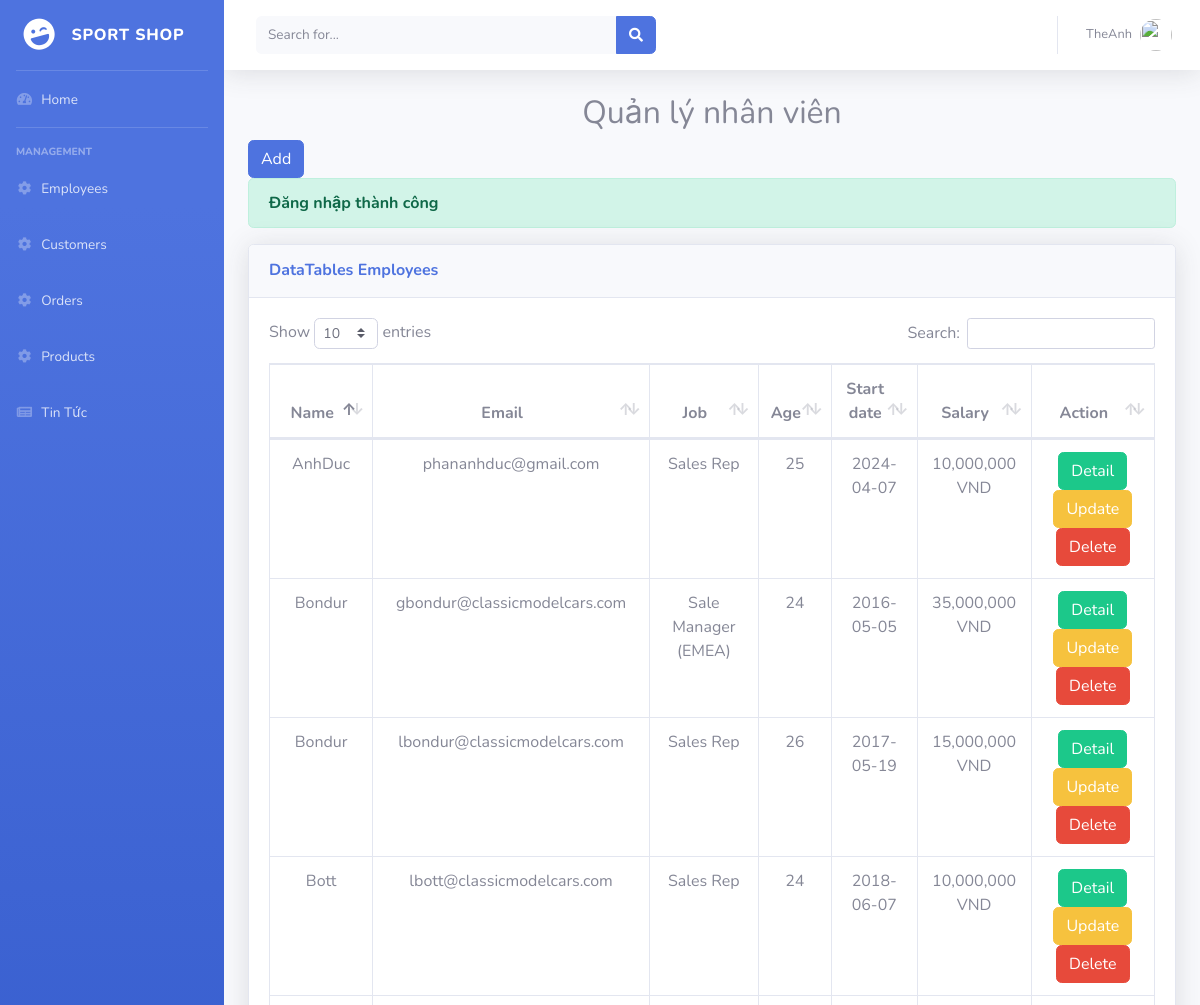
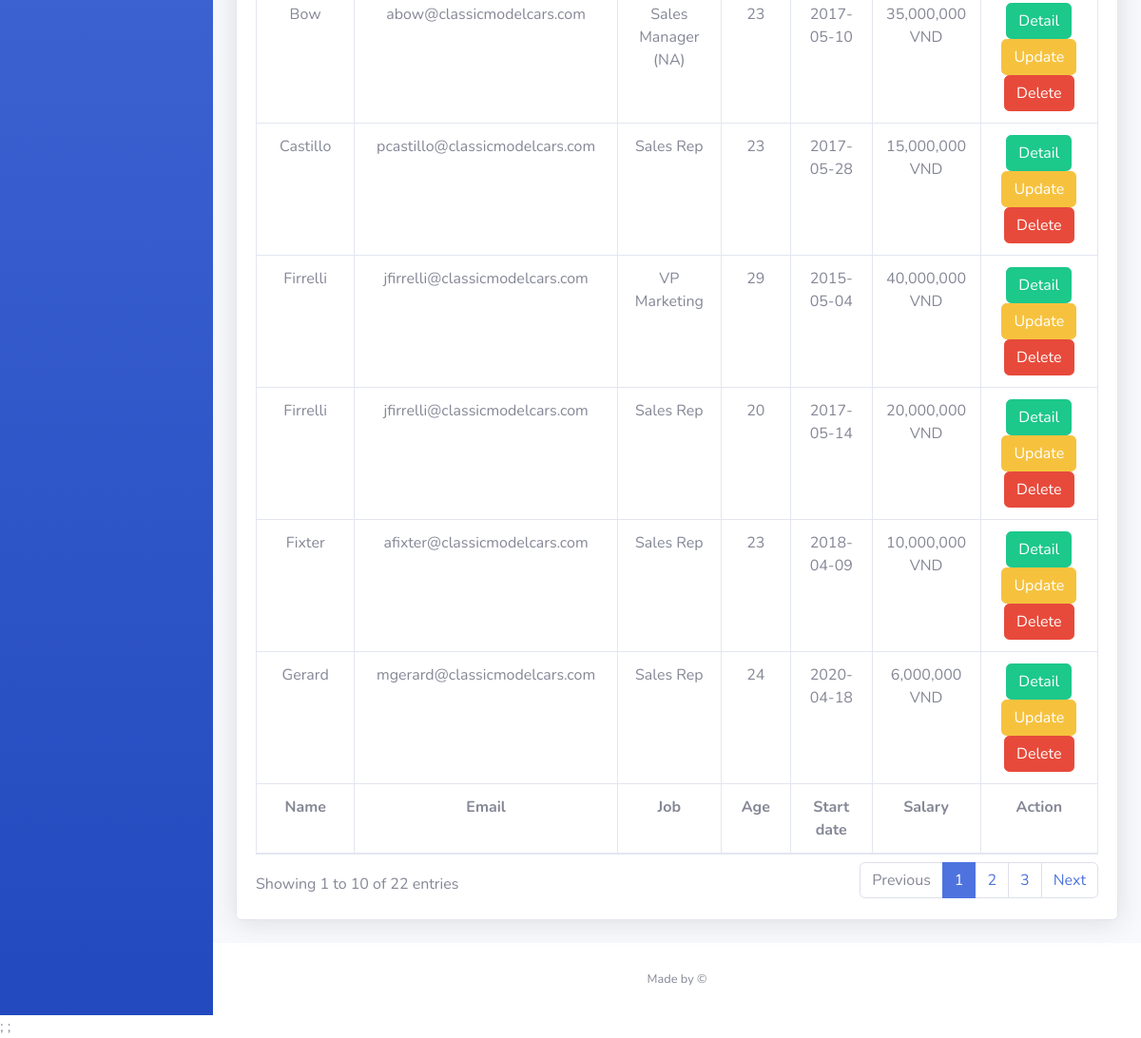
The page /admin/?mod=employee (signed in) on the database as committed earlier (2 pictures, top to bottom).
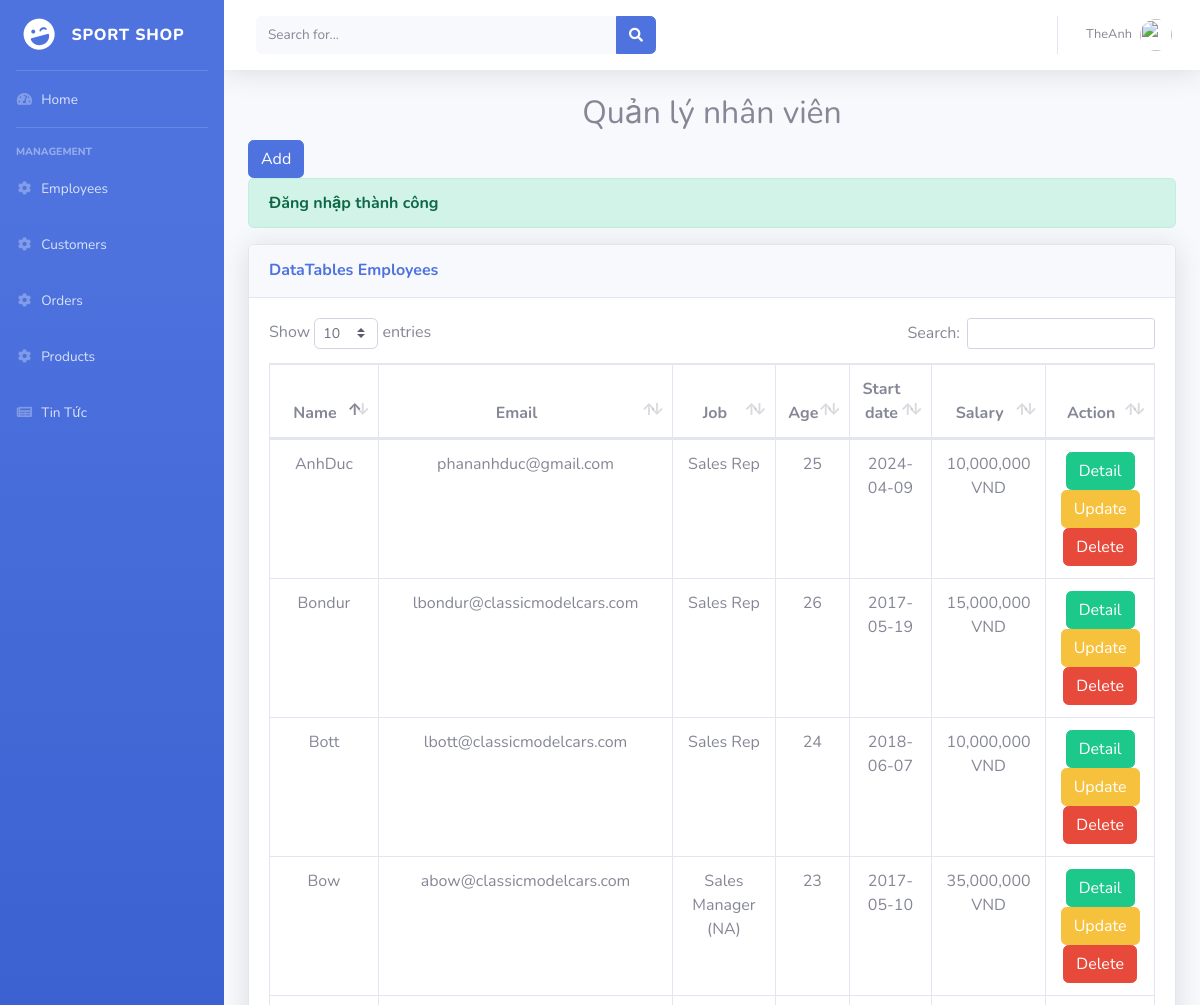
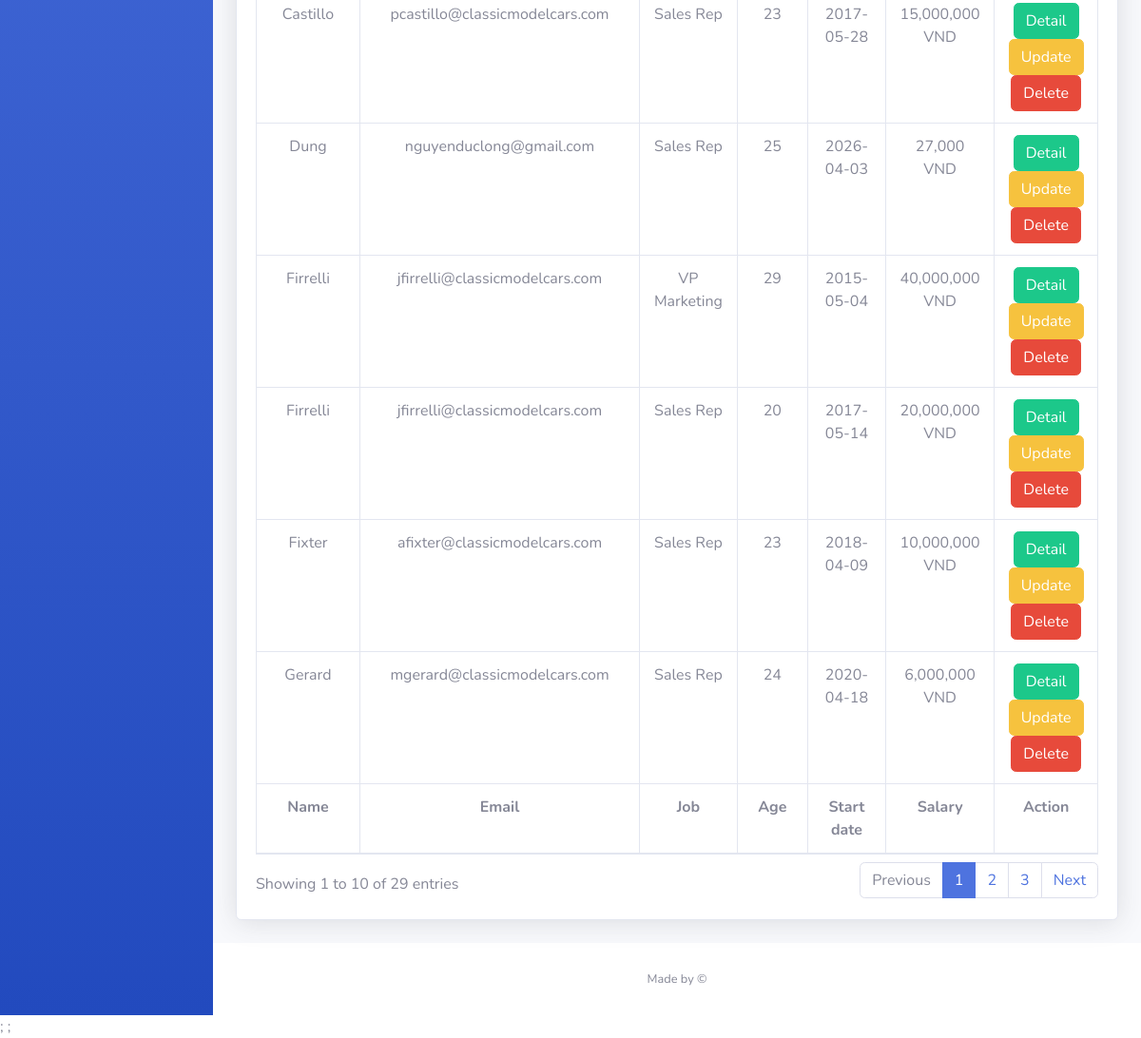
The same page on the database as committed later (2 pictures, top to bottom).
### tables this page shows
CREATE TABLE `employees` (
  `employeeNumber` int(11) NOT NULL,
  `lastName` varchar(50) NOT NULL,
  `firstName` varchar(50) NOT NULL,
  `email` varchar(100) NOT NULL,
  `jobTitle` varchar(50) NOT NULL,
  `password` varchar(50) NOT NULL,
  `level` int(11) DEFAULT 0,
  `age` int(11) DEFAULT 0,
  `startDate` date DEFAULT NULL,
  `salary` int(11) DEFAULT 0
);

### admin/controllers/EmployeeController.php (called while the page is built, shortened)
<?php
	class employeeController{
		var $cate_model;
		function __construct(){
			$this->cate_model = new employee();
		}
		public function list(){
			$data = $this->cate_model->All();
			require_once('views/employee/employee_list.php');
		}
	}
 ?>

### admin/models/Connection.php (called while the page is built, shortened)
<?php
	class Connection{
	    function __construct(){
		    $servername = "localhost";
		    $username = "root";
		    $password = "";
		    $dbname = "sport_shops";
		    $this->conn = new mysqli($servername, $username, $password, $dbname);
	    }
	}
 ?>

### admin/models/Model.php (called while the page is built, shortened)
<?php
require_once('Connection.php');
class Model{
	var $connection;
       var $table = '';
	function __construct(){
		$conn_obj = new Connection();
		$this->connection = $conn_obj->conn;
	}
	function All(){
	    $query = "SELECT * FROM ".$this->table;
	    $data = array();
	    $result = $this->connection->query($query);
	    while($row = $result->fetch_assoc()) {
	    	$data[] = $row;
	    }
	    return $data;
	}
}
?>

### admin/views/employee/employee_list.php (the view, shortened to what this page needs)
<!DOCTYPE html>
<html lang="en">
<?php require_once('public/require/head.php') ?>
<body id="page-top">
  <div id="wrapper">
    <?php require_once('public/require/sidebar.php') ?>
    <div id="content-wrapper" class="d-flex flex-column">
      <div id="content">
        <?php require_once('public/require/header.php') ?>
        <div class="container-fluid">
          <h2 align="center">Quản lý nhân viên</h2>
          <a href="?mod=employee&act=add" class="btn btn-primary">Add</a><br/>
          <?php if(isset($_COOKIE['msg'])){ ?>
              <div class="alert alert-success">
                <strong><?= $_COOKIE['msg'] ?></strong>
              </div>
            <?php }?>
          <div class="card shadow mb-4">
            <div class="card-header py-3">
              <h6 class="m-0 font-weight-bold text-primary">DataTables Employees</h6>
            </div>
            <div class="card-body">
              <div class="table-responsive">
                <table class="table table-bordered" id="dataTable" width="100%" cellspacing="0" style="text-align: center;" >
                  <thead>
                    <tr color="yellow"
      >
                      <th>Name</th>
                      <th>Email</th>
                      <th>Job</th>
                      <th>Age</th>
                      <th>Start date</th>
                      <th>Salary</th>
                      <th>Action</th>
                    </tr>
                  </thead>
                  <tfoot>
                    <tr>
                      <th>Name</th>
                      <th>Email</th>
                      <th>Job</th>
                      <th>Age</th>
                      <th>Start date</th>
                      <th>Salary</th>
                      <th>Action</th>
                    </tr>
                  </tfoot>
                  <tbody>
            <?php foreach ($data as $emp) { ?>
              <tr>
                    <td><?= $emp['lastName'] ?></td>
                    <td><?= $emp['email'] ?></td>
                    <td><?= $emp['jobTitle'] ?></td>
                    <td><?= $emp['age'] ?></td>
                    <td><?= $emp['startDate'] ?></td>
                    <td><?= number_format($emp['salary']) ?> VND</td>
                    <td><a href="?mod=employee&act=detail&id=<?= $emp['employeeNumber'] ?>" class="btn btn-success">Detail</a>
                    <a href="?mod=employee&act=update&id=<?= $emp['employeeNumber'] ?>" class="btn btn-warning">Update</a>
                    <a href="?mod=employee&act=delete&id=<?= $emp['employeeNumber'] ?>" onclick="return confirm('Bạn chắc chắn muốn xóa?');" class="btn btn-danger">Delete</a></td>
                  </tr>
            <?php } ?>
            </tbody>
                </table>
              </div>
            </div>
          </div>
        </div>
      </div>
      <?php require_once('public/require/footer.php') ?>
    </div>
  </div>
  <?php require_once('public/require/logout_modal.php') ?>;
  <?php require_once('public/require/js.php') ?>;
</body>
</html>

### admin/index.php (shortened to what this page needs)
<?php
	$mod = (isset($_GET['mod'])?$_GET['mod']:'');
	$act = (isset($_GET['act'])?$_GET['act']:'list');
	switch ($mod) {
		case 'employee':
			require_once('controllers/EmployeeController.php');
			$controller_obj = new EmployeeController();
			switch ($act) {
				case 'list':
					$controller_obj->list();
					break;
			}
			break;
	}
 ?>

### admin/public/require/head.php (shortened to what this page needs)
<head>
  <link href="public/vendor/fontawesome-free/css/all.min.css" rel="stylesheet" type="text/css">
  <link href="public/css/sb-admin-2.min.css" rel="stylesheet">
  <link href="public/vendor/datatables/dataTables.bootstrap4.min.css" rel="stylesheet">
</head>

### admin/public/require/sidebar.php
<ul class="navbar-nav bg-gradient-primary sidebar sidebar-dark accordion" id="accordionSidebar">
      <a class="sidebar-brand d-flex align-items-center justify-content-center" href="../?mod=page&act=home">
        <div class="sidebar-brand-icon rotate-n-15">
          <i class="fas fa-laugh-wink"></i>
        </div>
        <div class="sidebar-brand-text mx-3">Sport Shop</div>
      </a>
      <hr class="sidebar-divider my-0">
      <li class="nav-item">
        <a class="nav-link" href="?mod=page&act=dashboard">
          <i class="fas fa-fw fa-tachometer-alt"></i>
          <span>Home</span></a>
      </li>
      <hr class="sidebar-divider">
      <div class="sidebar-heading">
        Management
      </div>
      <?php if($_SESSION['admin']['level'] == 1) { ?>
      <li class="nav-item">
        <a class="nav-link collapsed" href="?mod=employee">
          <i class="fas fa-fw fa-cog"></i>
          <span>Employees</span>
        </a>
      </li>
      <?php } ?>
      <li class="nav-item">
        <a class="nav-link collapsed" href="?mod=customer">
          <i class="fas fa-fw fa-cog"></i>
          <span>Customers</span>
        </a>
      </li>
      <li class="nav-item">
        <a class="nav-link collapsed" href="?mod=order">
          <i class="fas fa-fw fa-cog"></i>
          <span>Orders</span>
        </a>
      </li>
      <li class="nav-item">
        <a class="nav-link collapsed" href="?mod=product">
          <i class="fas fa-fw fa-cog"></i>
          <span>Products</span>
        </a>
      </li>
      <li class="nav-item">
        <a class="nav-link collapsed" href="?mod=news&act=list">
          <i class="fas fa-fw fa-newspaper"></i>
          <span>Tin Tức</span>
        </a>
      </li>
    </ul>

### admin/public/require/header.php (shortened to what this page needs)
<nav class="navbar navbar-expand navbar-light bg-white topbar mb-4 static-top shadow">
          <form class="d-none d-sm-inline-block form-inline mr-auto ml-md-3 my-2 my-md-0 mw-100 navbar-search">
            <div class="input-group">
              <input type="text" class="form-control bg-light border-0 small" placeholder="Search for..." aria-label="Search" aria-describedby="basic-addon2">
              <div class="input-group-append">
                <button class="btn btn-primary" type="button">
                  <i class="fas fa-search fa-sm"></i>
                </button>
              </div>
            </div>
          </form>
          <ul class="navbar-nav ml-auto">
            <li class="nav-item dropdown no-arrow">
              <a class="nav-link dropdown-toggle" href="#" id="userDropdown" role="button" data-toggle="dropdown" aria-haspopup="true" aria-expanded="false">
                <span class="mr-2 d-none d-lg-inline text-gray-600 small"><?= $_SESSION['admin']['lastName'] ?></span>
                <img class="img-profile rounded-circle" src="https://source.unsplash.com/QAB-WJcbgJk/60x60">
              </a>
            </li>
          </ul>
        </nav>

### admin/public/require/footer.php
<footer class="sticky-footer bg-white">
        <div class="container my-auto">
          <div class="copyright text-center my-auto">
            <span>Made by &copy; </span>
          </div>
        </div>
      </footer>

Rows that differ between the two databases and show on the page:
removed employees: lastName "Bondur", email "gbondur@classicmodelcars.com", jobTitle "Sale Manager (EMEA)", age "24", startDate "2016-05-05", salary "35,000,000"
added employees: lastName "Dung", email "nguyenduclong@gmail.com", jobTitle "Sales Rep", age "25", startDate "2026-04-03", salary "27,000"
changed employees "AnhDuc": startDate "2024-04-07" → "2024-04-09"
Other text that changed with them:
text written by a page script: "Show entries Search: Showing 1 to 10 of 22 entries Previous 1 2 3 Next" → "Show entries Search: Showing 1 to 10 of 29 entries Previous 1 2 3 Next"
